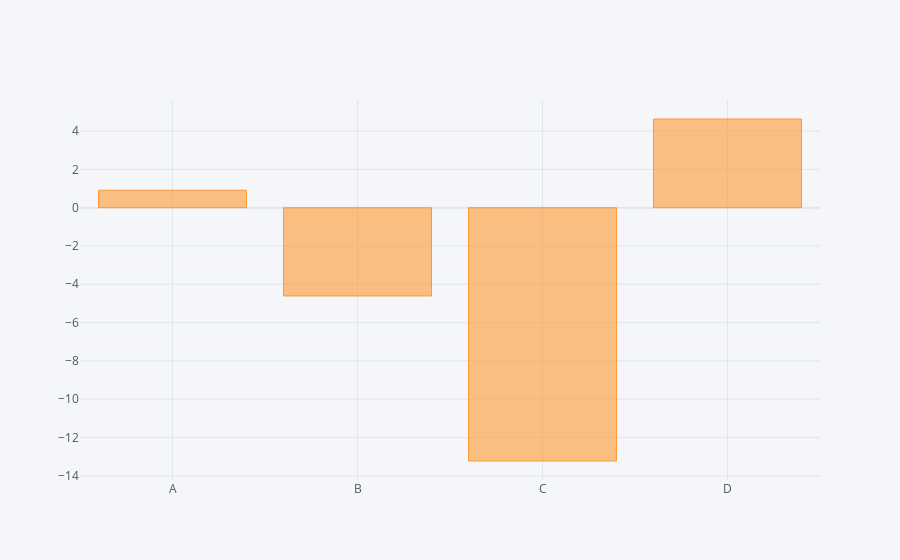

Write notebook code for a chart like this one.
### Code cell
df.sum().iplot(kind='bar')

### Figure 1 — Plotly figure (JSON) as saved in the notebook; plotly's stock layout.template omitted (floating-point values rounded to 4 significant figures)
{"data": [{"marker": {"color": "rgba(255, 153, 51, 0.6)", "line": {"color": "rgba(255, 153, 51, 1.0)", "width": 1}}, "name": "None", "orientation": "v", "text": "", "type": "bar", "x": ["A", "B", "C", "D"], "y": [0.9134, -4.609, -13.23, 4.631]}], "layout": {"legend": {"bgcolor": "#F5F6F9", "font": {"color": "#4D5663"}}, "paper_bgcolor": "#F5F6F9", "plot_bgcolor": "#F5F6F9", "title": {"font": {"color": "#4D5663"}}, "xaxis": {"gridcolor": "#E1E5ED", "showgrid": true, "tickfont": {"color": "#4D5663"}, "title": {"font": {"color": "#4D5663"}, "text": ""}, "zerolinecolor": "#E1E5ED"}, "yaxis": {"gridcolor": "#E1E5ED", "showgrid": true, "tickfont": {"color": "#4D5663"}, "title": {"font": {"color": "#4D5663"}, "text": ""}, "zerolinecolor": "#E1E5ED"}}}
